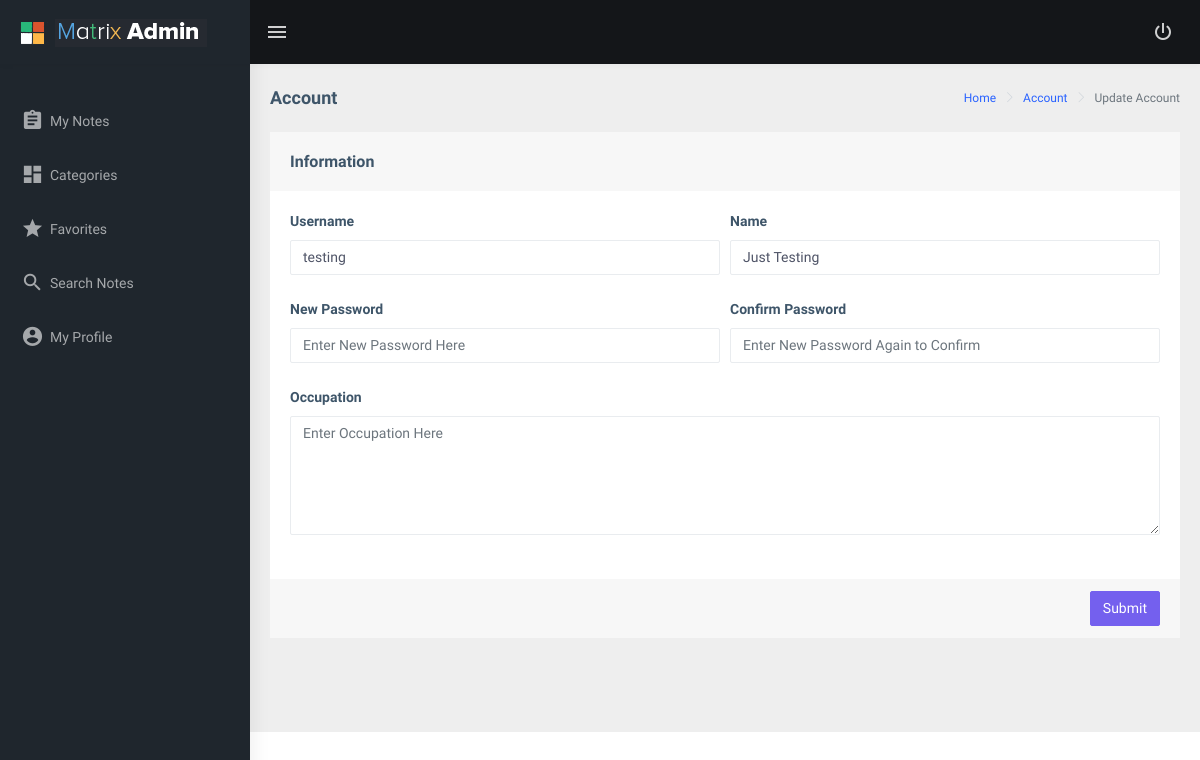
The app's page /account/update/ (signed in), older data.
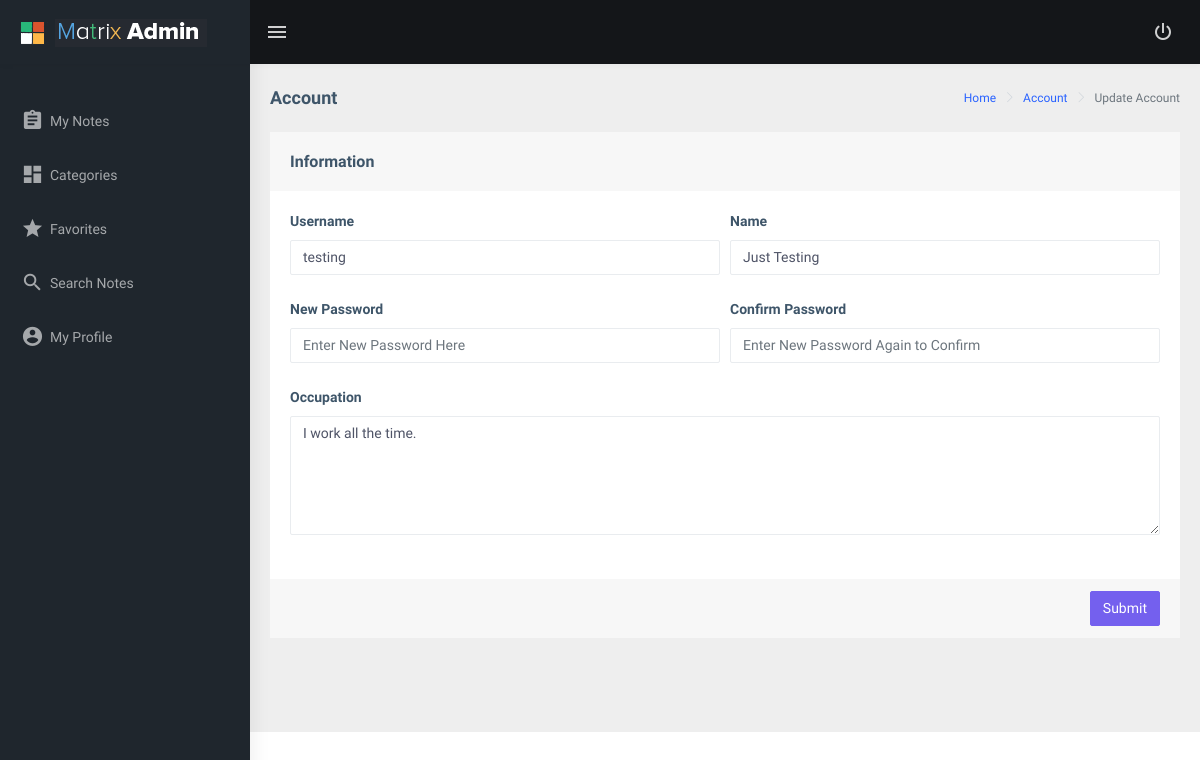
The same page, newer data.
### main/models.py (models this page shows)
class User(AbstractBaseUser):
    username     = models.CharField(max_length=128, unique=True)
    name         = models.CharField(max_length=30)
    occupation   = models.CharField(max_length=128, blank=True, null=True)
    REQUIRED_FIELDS = ['name']
    USERNAME_FIELD = 'username'
    objects = CustomAccountManager()

### main/views/account.py (the view, shortened to what this page needs)
# urls.py: path('account/update/', views.UpdateAccount.as_view(), name="Update_Account"),
class UpdateAccount(LoginRequiredMixin, View):
    def get(self, request):
        data = {
            "username": request.user.username,
            "name": request.user.name,
            "occupation": request.user.occupation,
        }
        form = UpdateUserForm(initial=data, instance=request.user)
        context = {
            "form": form,
        }
        return render(request, "main/account/update_account.html", context)

### main/forms/account.py
class UpdateUserForm(ModelForm):
    use_required_attribute = False
    class Meta:
        model = User
        fields = ['username', 'name', 'occupation']
        labels = {
            "username": _("Username "),
            "name": _("Name "),
            "occupation": _("Occupation "),
        }
        widgets = {
            "username": TextInput(attrs={"class": "form-control", "placeholder": "Enter Username Here"}),
            "name": TextInput(attrs={"class": "form-control", "placeholder": "Enter Name Here"}),
            "occupation": Textarea(attrs={"class": "form-control", "placeholder": "Enter Occupation Here", "rows": "5"}),
        }
        error_messages = {
            "username": {
                "unique": "Username already exists.",
            },
        }

### main/templates/main/account/update_account.html (shortened to what this page needs)
{% extends 'main/base.html' %}
{% load static %}
{% block content %}
<div class="page-wrapper">
    <div class="page-breadcrumb">
        <div class="row">
            <div class="col-12 d-flex no-block align-items-center">
                <h4 class="page-title">Account</h4>
                <div class="ml-auto text-right">
                    <nav aria-label="breadcrumb">
                        <ol class="breadcrumb">
                            <li class="breadcrumb-item"><a href="{% url 'main:Notes' %}">Home</a></li>
                            <li class="breadcrumb-item"><a href="{% url 'main:Account' %}">Account</a></li>
                            <li class="breadcrumb-item active" aria-current="page">Update Account</li>
                        </ol>
                    </nav>
                </div>
            </div>
        </div>
    </div>
    <div class="container-fluid">
        <div class="row">
            <div class="col-12">
                <div class="card">
                    <div class="card-header">
                        <h5 class="card-title pt-2 pb-2">Information</h5>
                    </div>
                    <form method="POST" action=".">
                        <div class="card-body">
                            <div class="form-row pb-2">
                                <div class="col">
                                    <div class="form-group">
                                        <label class="control-label">{{ form.username.label }}</label>
                                        {{ form.username }}
                                    </div>
                                </div>
                                <div class="col">
                                    <div class="form-group">
                                        <label class="control-label">{{ form.name.label }}</label>
                                        {{ form.name }}
                                    </div>
                                </div>
                            </div>
                            <div class="form-row pb-2">
                                <div class="col">
                                    <div class="form-group">
                                        <label class="control-label">New Password</label>
                                        <input type="password" name="new_password" class="form-control" placeholder="Enter New Password Here">
                                    </div>
                                </div>
                                <div class="col">
                                    <div class="form-group">
                                        <label class="control-label">Confirm Password</label>
                                        <input type="password" name="confirm_password" class="form-control" placeholder="Enter New Password Again to Confirm">
                                    </div>
                                </div>
                            </div>
                            <div class="form-row pb-2">
                                <div class="col">
                                    <div class="form-group">
                                        <label class="control-label">{{ form.occupation.label }}</label>
                                        {{ form.occupation }}
                                    </div>
                                </div>
                            </div>
                        </div>
                        <div class="card-footer">
                            <div class="d-flex justify-content-end">
                                <button type="submit" class="btn btn-primary">Submit</button>
                            </div>
                        </div>
                    </form>
                </div>
            </div>
        </div>
    </div>
</div>
{% endblock %}

Row changes from the older to the newer data that the page shows:
changed User "testing": occupation (not shown) → "I work all the time."
